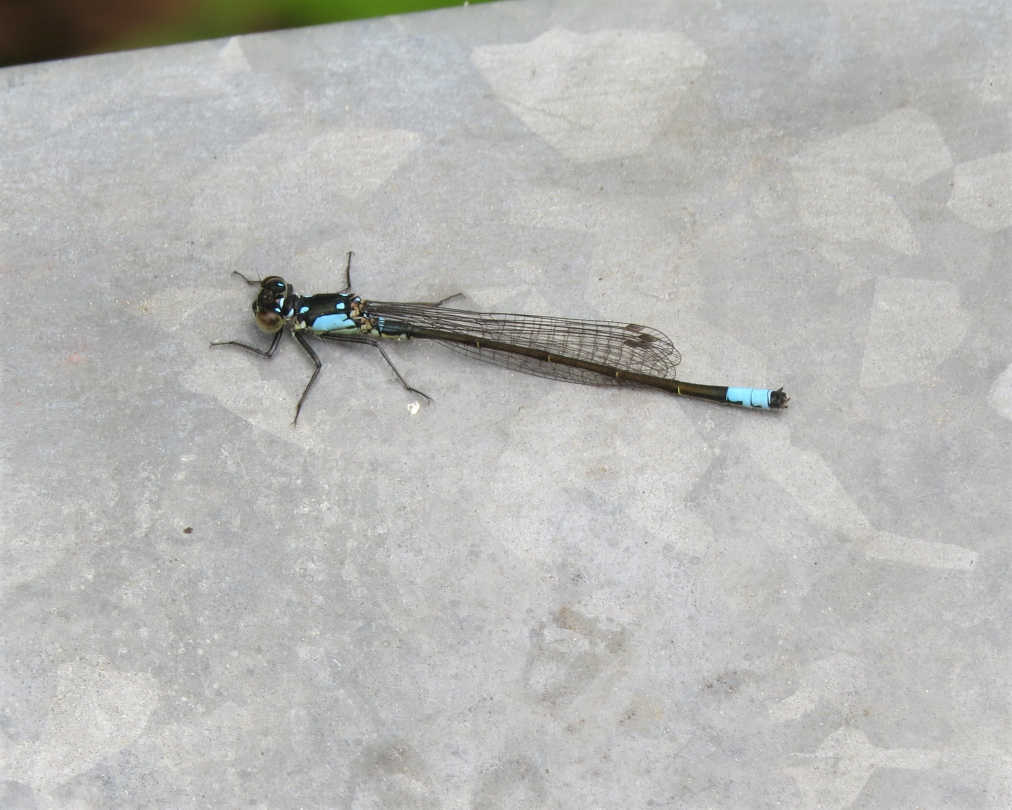
#> input picture trainset_tasks/Louis/10-4-22_DLSegs50/INATRANDOM-12250007.jpg, 2023 x 1619 px, given in place of INATRANDOM-24635495_segment.png, which was not available (shown at 1/2 size)
$ python local_maxima.py
#> lines starting #> are read from the running program, lines starting #| are printed output that depends on the picture; after the words box and inside, x2 and y2 are one past the last pixel; in counts of white or black regions, pixels touching at a corner belong together; pictures that were not available may be replaced by others from this repository, and a replacement may not be noted
#> further down, img is the input picture: shape (1619, 2023, 3); mean B, G, R 182.2, 184.6, 184.3
### pipeline/2_segmentation/pylib/infillGlare.py
from scipy import ndimage as ndi
import matplotlib.pyplot as plt
from skimage.feature import peak_local_max
from skimage import io, data, img_as_float
from skimage.color import rgb2gray, rgb2hsv
import numpy as np
from skimage import util
import cv2

def infillGlare(img,filter_size=20,min_peak_dist=20,sat_glare_range=20,show=False):
#> called with filter_size = 20, min_peak_dist = 20, sat_glare_range = 20, show = False
    og_img = img

    # create lum channel image
    lum_img = rgb2gray(og_img)
    lum_img = img_as_float(lum_img)

    # create inverted sat channel image
    sat_img = rgb2hsv(og_img)
#> sat_img: shape (1619, 2023, 3) float64; mean of channels 0, 1, 2 0.333, 0.0332, 0.728
    sat_img = img_as_float(sat_img)
    sat_img = sat_img[:, :, 1]
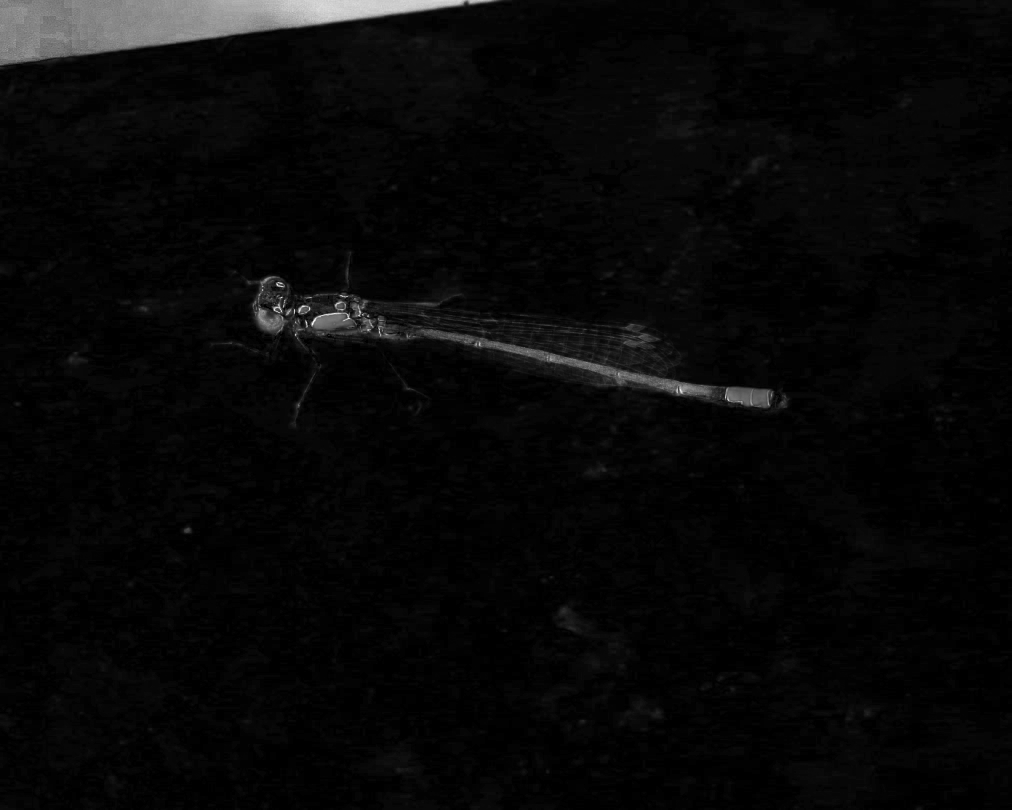
#> sat_img: shape (1619, 2023) float64 (shown at 1/2 size); min 0, max 1, mean 0.0332
    sat_img = util.invert(sat_img)

    # combine the two images
    img = (lum_img + sat_img) / 2
#> img: shape (1619, 2023) float64

    # image_max is the dilation of im with a 20*20 structuring element
    # it is used within peak_local_max function
    image_max = ndi.maximum_filter(img, size=filter_size, mode='constant')
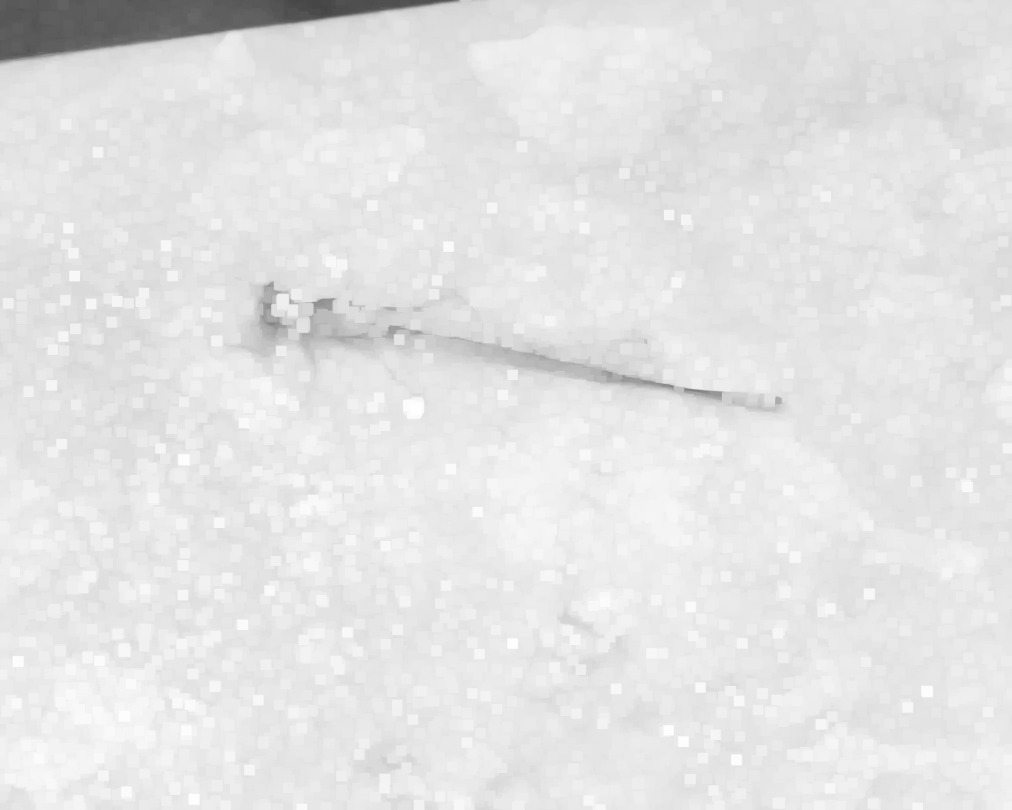
#> image_max: shape (1619, 2023) float64 (shown at 1/2 size); min 0.268, max 0.998, mean 0.893

    # Comparison between image_max and im to find the coordinates of local maxima
    coordinates = peak_local_max(img, min_distance=min_peak_dist)
#> coordinates = 1509 pairs, first value 20 to 1598, second value 20 to 2002

    # display results of local max
    if show:
        fig, axes = plt.subplots(1, 3, figsize=(8, 3), sharex=True, sharey=True)
        ax = axes.ravel()
        ax[0].imshow(img, cmap=plt.cm.gray)
        ax[0].axis('off')
        ax[0].set_title('Original')

        ax[1].imshow(image_max, cmap=plt.cm.gray)
        ax[1].axis('off')
        ax[1].set_title('Maximum filter')
        ax[2].imshow(img, cmap=plt.cm.gray)
        ax[2].autoscale(False)
        ax[2].plot(coordinates[:, 1], coordinates[:, 0], 'r.')
        ax[2].axis('off')
        ax[2].set_title('Peak local max')

        fig.tight_layout()
        plt.show()

    # convert to grey and threshold
    img_gray = cv2.cvtColor(og_img, cv2.COLOR_BGR2GRAY)
    thresh = cv2.adaptiveThreshold(img_gray,255,cv2.ADAPTIVE_THRESH_MEAN_C,\
            cv2.THRESH_BINARY,11,2)
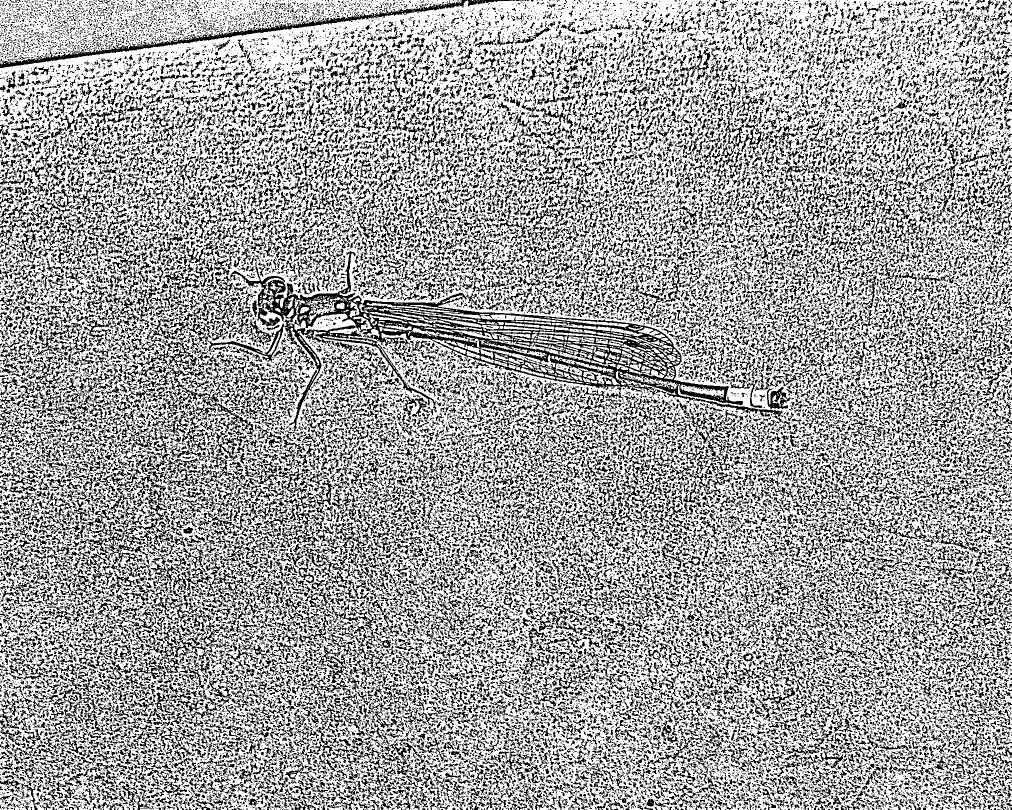
#> thresh: shape (1619, 2023) (shown at 1/2 size); 64.5% white; black in thin lines or dots

    ret, thresh = cv2.threshold(img_gray, 127, 255, cv2.THRESH_BINARY)
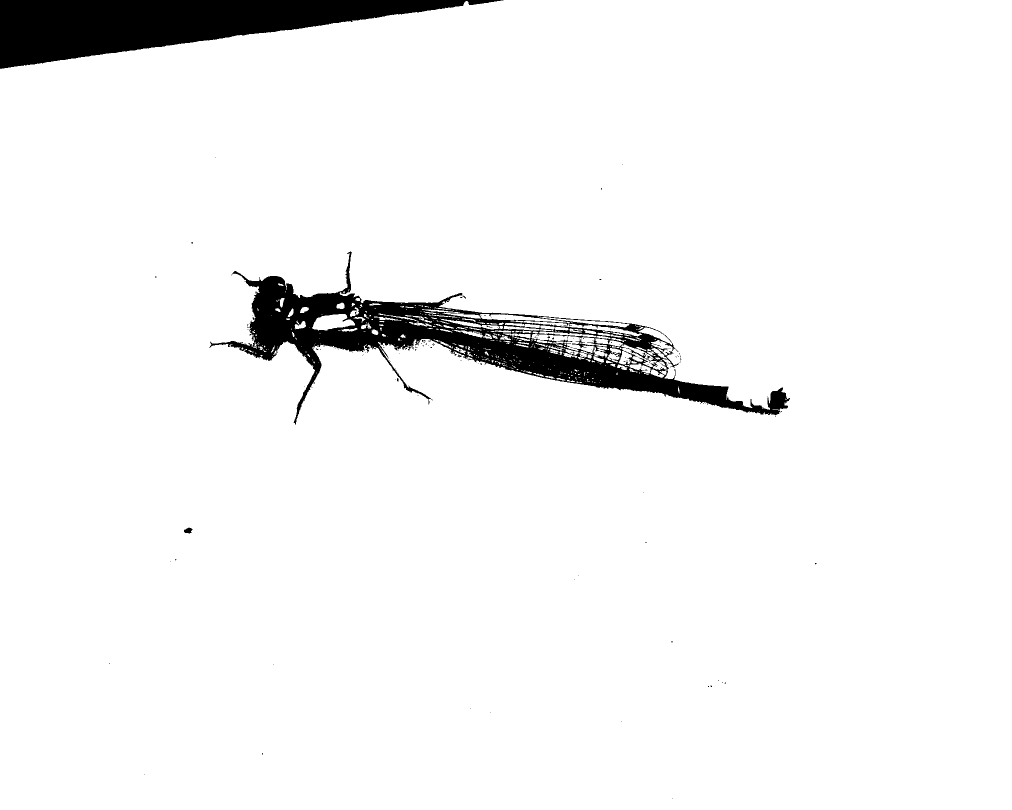
#> thresh: shape (1619, 2023) (shown at 1/2 size); 95.4% white; 163 black regions (156 under 20 px)

    contours, hierarchy = cv2.findContours(thresh, cv2.RETR_TREE, cv2.CHAIN_APPROX_SIMPLE)
#> contours = 665 contours, 567 with area under 20; largest, box (x1, y1, x2, y2) and area: (0, 0, 2023, 1619) 3202364, (418, 502, 1581, 851) 105636, (1063, 668, 1215, 725) 2228, (1217, 681, 1333, 750) 2020, (624, 628, 710, 661) 1780

    blank = np.zeros_like(img)
    cv2.drawContours(blank, contours, -1, (255, 255, 255), -1)
#> blank: shape (1619, 2023) float64; 95.4% white; 163 black regions (156 under 20 px), largest, box (x1, y1, x2, y2) and area: (419, 503, 1580, 850) 80501, (0, 0, 1007, 138) 69293, (368, 1055, 385, 1067) 138
    cv2.imshow("img", blank)
    cv2.waitKey(0)

    peak_contours = []
    for c in contours:
        cont_filled = np.zeros_like(img)
        cv2.drawContours(cont_filled, [c], -1, (255, 255, 255), thickness=-1)
        for xy in coordinates:
            if cont_filled[xy] == (255,255,255):
                peak_contours.append(c)
#> this loop made 1 pass
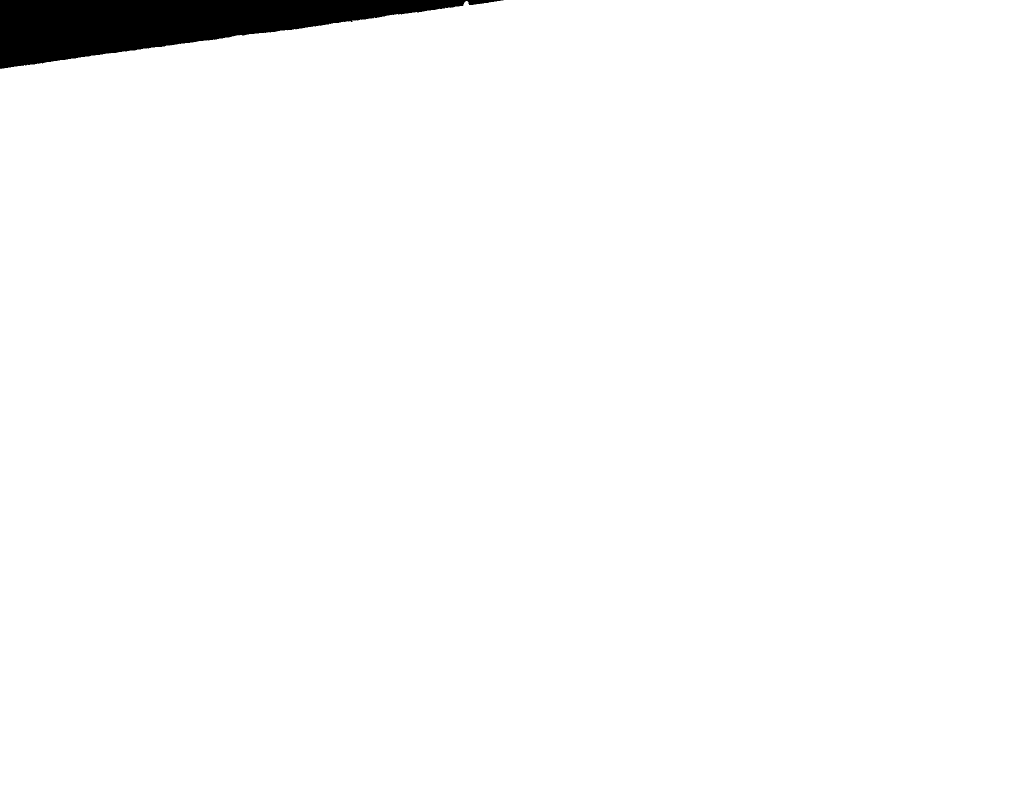
#> cont_filled: shape (1619, 2023) float64 (shown at 1/2 size); 97.9% white; 1 black region, box (x1, y1, x2, y2) and area: (0, 0, 1007, 138) 69293
#> after the loop, peak_contours = []

    peak_filled = np.zeros_like(img)
    cv2.drawContours(peak_filled, peak_contours, -1, (255, 255, 255), 1)
    cv2.imshow("img",peak_filled)
    cv2.waitKey(0)

### experiments/clahe_glare_removal/local_maxima.py
from scipy import ndimage as ndi
import matplotlib.pyplot as plt
from skimage.feature import peak_local_max
from skimage import io, data, img_as_float
import os
from skimage import data
from skimage.color import rgb2gray, rgb2hsv
import numpy as np
from skimage import util
from infillGlare import infillGlare
import cv2

img = cv2.imread("../../data/segments/INATRANDOM-24635495_segment.png")
#> (the run stopped early here; a loop or call above may not have finished)
